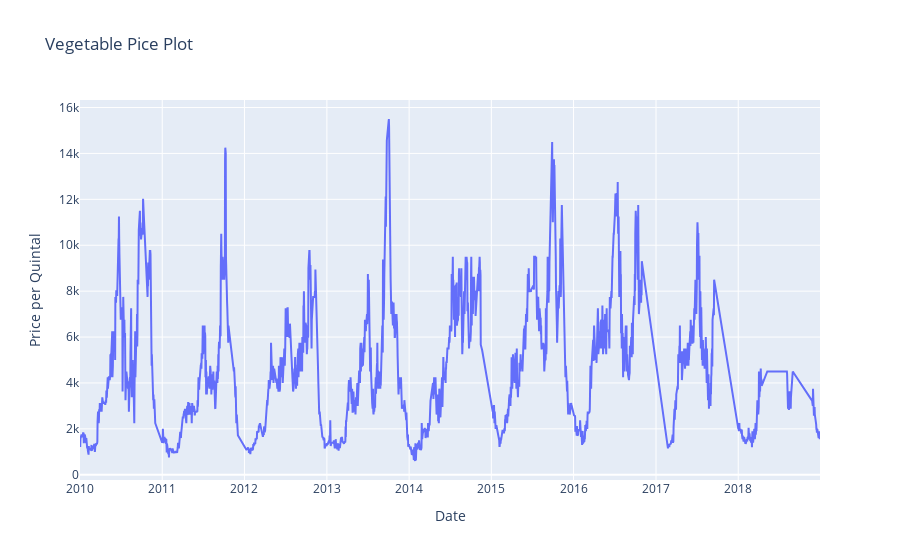

Notebook code cell kept with this figure:
### Code cell
# import plotly.plotly as py
import plotly.graph_objs as go
# Offline mode
from plotly.offline import init_notebook_mode, iplot
init_notebook_mode(connected=True)

data = go.Scatter(x=df_mod.index,
                         y=df_mod['MODAL'].values)
layout = go.Layout(title='Vegetable Pice Plot', xaxis=dict(title='Date'),
                   yaxis=dict(title='Price per Quintal'))
fig = go.Figure(data=[data], layout=layout)
# py.iplot(fig, sharing='public')
fig.show()

### Figure 1 — Plotly figure (JSON) as saved in the notebook; plotly's stock layout.template omitted (floating-point values rounded to 4 significant figures; data arrays with more than 128 entries replaced by an {"elided": "..."} marker saying what was removed)
{"data": [{"type": "scatter", "x": {"elided": "3286 str values"}, "y": {"elided": "3286 float values"}}], "layout": {"title": {"text": "Vegetable Pice Plot"}, "xaxis": {"title": {"text": "Date"}}, "yaxis": {"title": {"text": "Price per Quintal"}}}}
